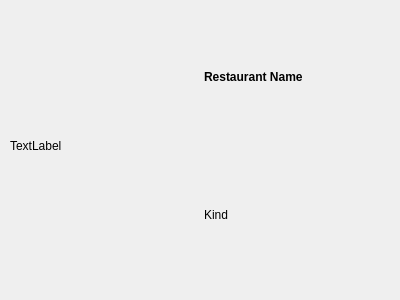
<?xml version="1.0" encoding="UTF-8"?>
<ui version="4.0">
 <class>RestaurantItemWidget</class>
 <widget class="QWidget" name="RestaurantItemWidget">
  <property name="geometry">
   <rect>
    <x>0</x>
    <y>0</y>
    <width>400</width>
    <height>300</height>
   </rect>
  </property>
  <property name="windowTitle">
   <string>Form</string>
  </property>
  <widget class="QWidget" name="horizontalLayoutWidget">
   <property name="geometry">
    <rect>
     <x>10</x>
     <y>10</y>
     <width>381</width>
     <height>271</height>
    </rect>
   </property>
   <layout class="QHBoxLayout" name="horizontalLayout">
    <item>
     <widget class="QLabel" name="logoLabel">
      <property name="minimumSize">
       <size>
        <width>64</width>
        <height>64</height>
       </size>
      </property>
      <property name="text">
       <string>TextLabel</string>
      </property>
     </widget>
    </item>
    <item>
     <layout class="QVBoxLayout" name="verticalLayout">
      <item>
       <widget class="QLabel" name="nameLabel">
        <property name="font">
         <font>
          <bold>true</bold>
         </font>
        </property>
        <property name="text">
         <string>Restaurant Name</string>
        </property>
       </widget>
      </item>
      <item>
       <widget class="QLabel" name="typeLabel">
        <property name="text">
         <string>Kind</string>
        </property>
       </widget>
      </item>
     </layout>
    </item>
   </layout>
  </widget>
 </widget>
 <resources/>
 <connections/>
</ui>
